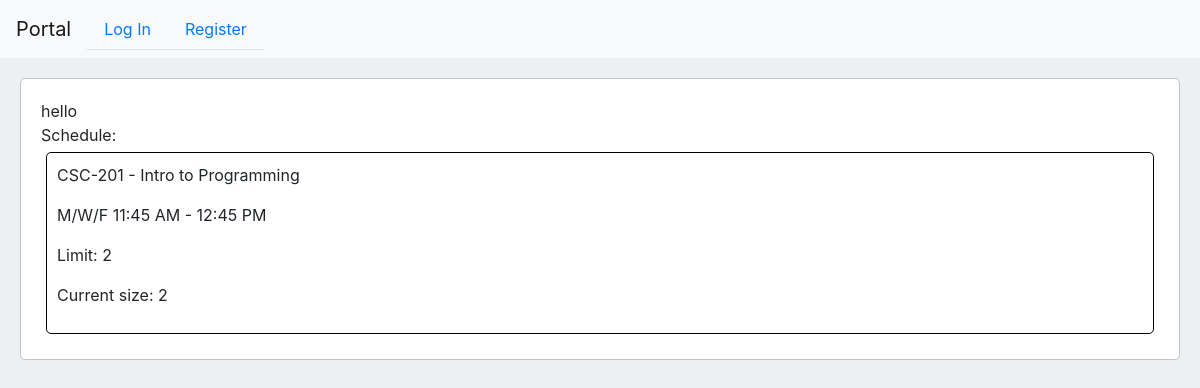
Page /profile/9/ on the committed database.
### studentPortal/models.py (models this page shows)
class Class(models.Model):
    className = models.CharField(max_length=100)
    classNumber = models.CharField(max_length=8, default=None)
    classTimings = models.CharField(max_length=100)
    studentLimit = models.PositiveIntegerField()
    studentList = models.ManyToManyField(Student, related_name='students', blank=True)
    studentWaitlist = models.ManyToManyField(Student, related_name='studentWaitlist', blank=True)
    def __str__(self):
        return f"{self.classNumber} - {self.className}"

### studentPortal/views.py (the view)
# urls.py: path("profile/<int:userID>/", views.profile, name="profile"),
def profile(request, userID):
    user = User.objects.get(pk=userID)
    student = Student.objects.get(student=user)
    classes = student.classes.all()
    classData = []
    for classObj in classes:
        currentStudentCount = classObj.studentList.count()
        classData.append({
            "classObj": classObj,
            "currentStudentCount": currentStudentCount,
        })
    return render(request, "studentPortal/profile.html", {
        "classData": classData,
    })

### studentPortal/templates/studentPortal/profile.html
{% extends "studentPortal/layout.html" %}
{% block body %}
hello {{user.username}}
<br>
Schedule:
<div>
    {% for class in classData %}
        <div class="catalog">
            <p>{{class.classObj}}</p>
            <p>{{class.classObj.classTimings}}</p>
            <p>Limit: {{class.classObj.studentLimit}}</p>
            <p>Current size: {{class.currentStudentCount}}</p>
        </div>
    {% endfor %}
</div>
{% endblock %}

### studentPortal/static/studentPortal/styles.css (style rules this page uses)
body { background-color: #ecf0f1; }
.catalog { padding: 10px; border: solid black 1px; border-radius: 5px; margin: 5px; position: relative; }

### rows in the picture
Class: classObj "CSC-201 - Intro to Programming", classObj.classTimings "M/W/F 11:45 AM - 12:45 PM", classObj.studentLimit "2", currentStudentCount "2"
